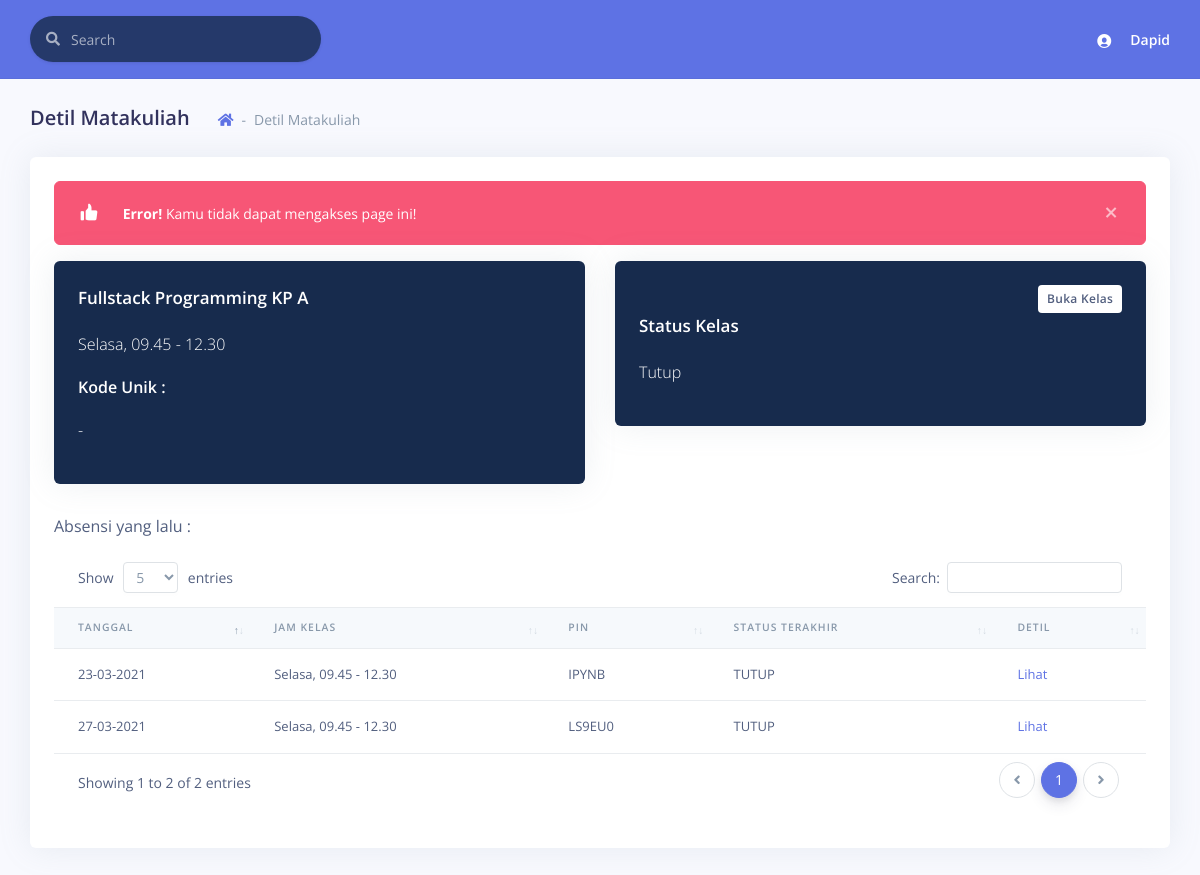
The page /detil_matkul.php?mkid=1 (signed in) on the database its author committed.
### tables this page shows
CREATE TABLE IF NOT EXISTS `matakuliahs` (
  `id` INT(11) NOT NULL AUTO_INCREMENT,
  `nama` VARCHAR(45) NOT NULL,
  PRIMARY KEY (`id`));

CREATE TABLE IF NOT EXISTS `matakuliahs_buka` (
  `id` INT(11) NOT NULL AUTO_INCREMENT,
  `kp` VARCHAR(45) NOT NULL,
  PRIMARY KEY (`id`));

CREATE TABLE IF NOT EXISTS `jadwals` (
  `id` INT(11) NOT NULL AUTO_INCREMENT,
  `hari` VARCHAR(45) NOT NULL,
  `jam_mulai` VARCHAR(45) NOT NULL,
  `jam_selesai` VARCHAR(45) NOT NULL,
  PRIMARY KEY (`id`));

CREATE TABLE IF NOT EXISTS `matakuliahs_kp` (
  `matakuliahs_id` INT(11) NOT NULL,
  `matakuliahs_buka_id` INT(11) NOT NULL,
  `kapasitas` VARCHAR(45) NOT NULL,
  `dosen_id` INT NOT NULL,
  `status` TINYINT NULL DEFAULT 0,
  `e_code` VARCHAR(45) NULL,
  PRIMARY KEY (`matakuliahs_id`, `matakuliahs_buka_id`),
  INDEX `fk_matakuliahs_has_matakuliahs_buka_matakuliahs_buka1_idx` (`matakuliahs_buka_id` ASC),
  INDEX `fk_matakuliahs_has_matakuliahs_buka_matakuliahs1_idx` (`matakuliahs_id` ASC),
  CONSTRAINT `fk_matakuliahs_has_matakuliahs_buka_matakuliahs1`
    FOREIGN KEY (`matakuliahs_id`)
    REFERENCES `matakuliahs` (`id`)
    ON DELETE NO ACTION
    ON UPDATE NO ACTION,
  CONSTRAINT `fk_matakuliahs_has_matakuliahs_buka_matakuliahs_buka1`
    FOREIGN KEY (`matakuliahs_buka_id`)
    REFERENCES `matakuliahs_buka` (`id`)
    ON DELETE NO ACTION
    ON UPDATE NO ACTION);

CREATE TABLE IF NOT EXISTS `kehadirans` (
  `id` INT NOT NULL AUTO_INCREMENT,
  `mahasiswas_id` INT(11) NOT NULL,
  `matakuliahs_id` INT(11) NOT NULL,
  `matakuliahs_buka_id` INT(11) NOT NULL,
  `jadwals_id` INT(11) NOT NULL,
  `tanggal` DATETIME NULL DEFAULT NULL,
  `status` ENUM('HADIR', 'TIDAK HADIR', 'IZIN') NULL DEFAULT 'HADIR',
  `e_code` VARCHAR(45) NULL DEFAULT NULL,
  PRIMARY KEY (`id`),
  INDEX `fk_mahasiswas_has_matakuliahs_has_matakuliahs_buka_has_jadw_idx` (`matakuliahs_id` ASC, `matakuliahs_buka_id` ASC, `jadwals_id` ASC),
  INDEX `fk_mahasiswas_has_matakuliahs_has_matakuliahs_buka_has_jadw_idx1` (`mahasiswas_id` ASC),
  CONSTRAINT `fk_mahasiswas_has_matakuliahs_has_matakuliahs_buka_has_jadwal1`
    FOREIGN KEY (`mahasiswas_id`)
    REFERENCES `mahasiswas` (`id`)
    ON DELETE NO ACTION
    ON UPDATE NO ACTION,
  CONSTRAINT `fk_mahasiswas_has_matakuliahs_has_matakuliahs_buka_has_jadwal2`
    FOREIGN KEY (`matakuliahs_id` , `matakuliahs_buka_id` , `jadwals_id`)
    REFERENCES `jadwal_matakuliahs` (`matakuliahs_id` , `matakuliahs_buka_id` , `jadwals_id`)
    ON DELETE NO ACTION
    ON UPDATE NO ACTION);

### detil_matkul.php (the view, shortened to what the rows shown need)
<!DOCTYPE html>
<html>
<head>
    <link rel="stylesheet" href="./assets/vendor/nucleo/css/nucleo.css" type="text/css">
    <link rel="stylesheet" href="./assets/vendor/@fortawesome/fontawesome-free/css/all.min.css" type="text/css">
    <link rel="stylesheet" href="./assets/css/argon.css?v=1.1.0" type="text/css">
    <link href="https://cdnjs.cloudflare.com/ajax/libs/limonte-sweetalert2/7.33.1/sweetalert2.min.css" rel="stylesheet">
    <link rel="stylesheet" href="./assets/vendor/datatables.net-bs4/css/dataTables.bootstrap4.min.css">
    <link rel="stylesheet" href="./assets/vendor/datatables.net-buttons-bs4/css/buttons.bootstrap4.min.css">
    <link rel="stylesheet" href="./assets/vendor/datatables.net-select-bs4/css/select.bootstrap4.min.css">
</head>
<?php
$idmatakuliah = $_GET['mkid'];
$mysqli = konek('localhost', 'root', '', 'presensi_cloud');
?>
<body>
    <div class="main-content" id="panel">
        <div class="container-fluid mt--6">
            <div class="row">
                <div class="col-12">
                    <div class="card bg-bg-white border-0">
                        <div class="card-body">
                            <div class="row">
                                <div class="col-12">
                                    <div class="row">
                                        <div class="col-6">
                                            <div class="card bg-default">
                                                <div class="card-body">
                                                    <?php
                                                    $mysqli->select_db('presensi_cloud_' . $_SESSION['jid']);
                                                    $sql = "SELECT *, a.id as id_mk,c.id as id_kp, f.id as id_hari FROM matakuliahs a INNER JOIN matakuliahs_kp b ON
          a.id=b.matakuliahs_id INNER JOIN matakuliahs_buka c ON b.matakuliahs_buka_id=c.id INNER JOIN jadwal_matakuliahs e
          ON a.id=e.matakuliahs_id INNER JOIN jadwals f ON e.jadwals_id=f.id WHERE a.id=" . $idmatakuliah;
                                                    $stmt = $mysqli->prepare($sql);
                                                    $stmt->execute();
                                                    $res = $stmt->get_result();
                                                    while ($row = $res->fetch_assoc()) {
                                                        $nama = $row['nama'];
                                                        $hari = $row['hari'];
                                                        $jamm = $row['jam_mulai'];
                                                        $jams = $row['jam_selesai'];
                                                        $kp = $row['kp'];
                                                        $kpid = $row['id_kp'];
                                                        $kodeun = $row['e_code'];
                                                        if ($kodeun == '') {
                                                            $kodeun = '-';
                                                        }
                                                    }
                                                    echo "<h3 class='card-title text-white'>" . $nama . ' KP ' . $kp . '</h3>';
                                                    echo "<p class='text-white'>" . $hari . ", " . $jamm . " - " . $jams . '</p>';
                                                    echo "<p class='font-weight-bold text-white'> Kode Unik : <p class='text-white' id='kunik'>" . $kodeun . "</p></p>";
                                                    ?>
                                                </div>
                                            </div>
                                        </div>
                                        <div class="col-6">
                                            <div class="card bg-default">
                                                <div class="card-body">
                                                    <div class="d-flex justify-content-between">
                                                        <a href="#" class="mr-4">&nbsp</a>
                                                        <button type="button" id="btntogglekelas" class="btn btn-sm bg-white float-right">
                                                            <?php
                                                            $mysqli->select_db('presensi_cloud_' . $_SESSION['jid']);
                                                            $sql = "SELECT * from matakuliahs_kp WHERE matakuliahs_id=" . $idmatakuliah . " AND matakuliahs_buka_id=" . $kpid;
                                                            $stmt = $mysqli->prepare($sql);
                                                            $stmt->execute();
                                                            $res = $stmt->get_result();
                                                            $row = $res->fetch_assoc();
                                                            if ($row['status'] == 0) {
                                                                $statusKelasss = 'Buka Kelas';
                                                                echo $statusKelasss;
                                                            } else {
                                                                $statusKelasss = 'Tutup Kelas';
                                                                echo $statusKelasss;
                                                            }
                                                            ?>
                                                        </button>
                                                    </div>
                                                    <blockquote class="blockquote text-white mb-0">
                                                        <p id='statusKelass'>
                                                            <?php
                                                            $mysqli->select_db('presensi_cloud_' . $_SESSION['jid']);
                                                            $sql = "SELECT * from matakuliahs_kp WHERE matakuliahs_id=" . $idmatakuliah . " AND matakuliahs_buka_id=" . $kpid;
                                                            $stmt = $mysqli->prepare($sql);
                                                            $stmt->execute();
                                                            $res = $stmt->get_result();
                                                            $row = $res->fetch_assoc();
                                                            if ($row['status'] == 0) {
                                                                $statusKelass = 'Tutup';
                                                                echo $statusKelass;
                                                            } else {
                                                                $statusKelass = 'Buka';
                                                                echo $statusKelass;
                                                            }
                                                            ?>
                                                        </p>
                                                    </blockquote>
                                                </div>
                                            </div>
                                        </div>
                                    </div>
                                    <div class="table-responsive py-4">
                                        <table class="table table-flush" id="datatable-basic">
                                            <thead class="thead-light">
                                                <tr>
                                                    <th>Tanggal</th>
                                                    <th>Jam Kelas</th>
                                                    <th>Pin</th>
                                                    <th>Status Terakhir</th>
                                                    <th>Detil</th>
                                                </tr>
                                            </thead>
                                            <tbody>
                                                <?php
                                                $sql = "SELECT *, a.id as id_mk, b.status as status_matkul, c.id as id_kp, f.id as id_hari, k.e_code as code FROM kehadirans k INNER JOIN matakuliahs a ON k.matakuliahs_id=a.id INNER JOIN matakuliahs_kp b ON
          a.id=b.matakuliahs_id INNER JOIN matakuliahs_buka c ON b.matakuliahs_buka_id=c.id INNER JOIN jadwal_matakuliahs e
          ON a.id=e.matakuliahs_id INNER JOIN jadwals f ON e.jadwals_id=f.id WHERE k.matakuliahs_id=" . $idmatakuliah . " AND k.matakuliahs_buka_id=" . $kpid . " GROUP BY code ORDER BY k.tanggal ASC";
                                                $stmt = $mysqli->prepare($sql);
                                                $stmt->execute();
                                                $res = $stmt->get_result();
                                                while ($row = $res->fetch_assoc()) {
                                                    $tanggal = date_format(date_create($row['tanggal']), "d-m-Y");
                                                    $hari = $row['hari'];
                                                    $jamm = $row['jam_mulai'];
                                                    $jams = $row['jam_selesai'];
                                                    $kode = $row['code'];
                                                    $status = $row['status_matkul'];
                                                    if ($status == 0) {
                                                        $status = 'TUTUP';
                                                    } else {
                                                        $status = 'BUKA';
                                                    }
                                                    echo "
                                                <tr>
                                                <td>$tanggal</td>
                                                <td>$hari, $jamm - $jams</td>
                                                <td>$kode</td>
                                                <td>$status</td>
                                                <td><a href='detil_absensi.php?ekode=$kode&mkid=$idmatakuliah&kpid=$kpid&tgl=$tanggal'>Lihat</a></td>
                                                </tr>
                                                ";
                                                }
                                                ?>
                                            </tbody>
                                        </table>
                                    </div>
                                </div>
                            </div>
                        </div>
                    </div>
                </div>
            </div>
</body>
</html>

### rows shown on the page
matakuliahs: nama "Fullstack Programming", matakuliahs_buka.kp "A", jadwals.hari "Selasa", jadwals.jam_mulai "09.45", jadwals.jam_selesai "12.30"
matakuliahs_kp: status "Buka Kelas", status "Tutup"
kehadirans: tanggal "23-03-2021", jadwals.hari "Selasa", jadwals.jam_mulai "09.45", jadwals.jam_selesai "12.30", e_code "IPYNB", matakuliahs_kp.status "TUTUP"
kehadirans: tanggal "27-03-2021", jadwals.hari "Selasa", jadwals.jam_mulai "09.45", jadwals.jam_selesai "12.30", e_code "LS9EU0", matakuliahs_kp.status "TUTUP"

### other values the page prints
$_SESSION['nama'] "Dapid"
$_SESSION['error'] "Kamu tidak dapat mengakses page ini!"
$kodeun "-"
